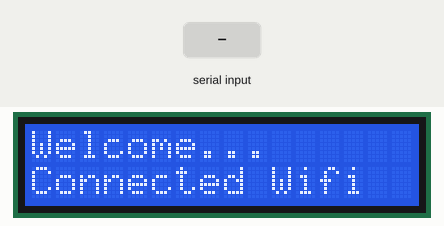
Recording of a sketch running on a simulated ESP8266 (NodeMCU). Parts: 16×2 character LCD. Inputs (shaded band) come from the test bench. WiFi joins after 1.5 s; servers stay silent unless stated; uploads are accepted with an empty reply; what the sketch prints to the serial monitor is not drawn.

Above: at 6.0 s.
6.1 s: "90,45,200\n" received over the second serial link
At 7.6 s:
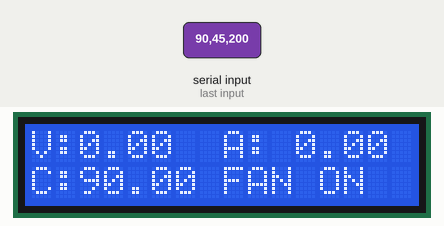
8.7 s: "3\n" received over the second serial link
At 10.5 s:
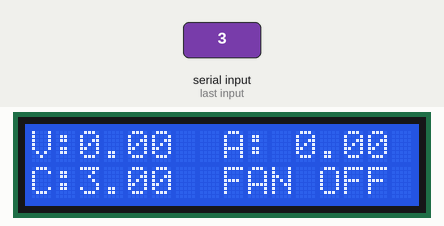
11.3 s: "90,45\n" received over the second serial link
At 12.2 s:
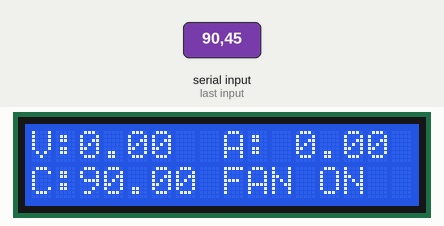
Timing chart, 0 to 14.3 s (numbered marks = the images above; inputs shaded):
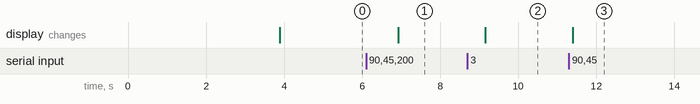

The sketch:

mcu1.ino
```cpp
#define BLYNK_TEMPLATE_ID "TMPL6IOqF_tDR"
#define BLYNK_TEMPLATE_NAME "Test"
#define BLYNK_AUTH_TOKEN "ZV91ESQgZblFTHYOb12t787cP2J24gUm"
#include <BlynkSimpleEsp8266.h>

//untuk http
#include <ESP8266WiFi.h>
#include <WiFiClient.h>
#include <ESP8266WebServer.h>
#include <ESP8266HTTPClient.h>
WiFiClient client;

#include<SoftwareSerial.h>
#include <Wire.h>
#include <LiquidCrystal_I2C.h>

LiquidCrystal_I2C lcd(0x27, 16, 2);
SoftwareSerial dataSerial(12, 13); //(TX, RX);

char ssid[] = "0000";
char pass[] = "tadiganti";
char auth[] = BLYNK_AUTH_TOKEN;
const char *host = "192.168.149.233";

unsigned long previousMillis = 0;
const long interval = 2000;

float temp1, voltage1, current1, energy1;
String arrData[4];

void setup() {
  delay(1000);
  WiFi.mode(WIFI_OFF);
  delay(1000);
  WiFi.mode(WIFI_STA);
  Serial.begin(9600);
  dataSerial.begin(9600);
  Blynk.begin(auth, ssid, pass);
  setDisplay();
  WiFi.begin(ssid, pass);
  while(WiFi.status() !=WL_CONNECTED){
    lcd.clear();
    lcd.setCursor(0,0);
    lcd.print("STATUS...");
    lcd.setCursor(0,1);
    lcd.print("Connect Success");
    delay(2000);
  }
}

void loop() {
  unsigned long currentMillis = millis();
  if(currentMillis - previousMillis >= interval){
    previousMillis = currentMillis;

   String data = "";
  while(dataSerial.available()>0){
    data += char(dataSerial.read());
  }

  data.trim();

  if(data != ""){
    int index = 0;
    for(int i=0; i<= data.length(); i++){
      char delimiter = '#';
      if(data[i] != delimiter){
        arrData[index] += data[i];
      }
      else{
        index++;
      }
    }

    if(index == 3){
      Serial.println("Temperature    : " + arrData[0] + "C");
      Serial.println("DC Voltage     : " + arrData[1] + "V");
      Serial.println("DC Current     : " + arrData[2] + "A");
      Serial.println("Total Energy   : " + arrData[3] + "Watt");
      Serial.println();
    }

    temp1      = arrData[0].toFloat();
    voltage1   = arrData[1].toFloat();
    current1   = arrData[2].toFloat();
    energy1    = arrData[3].toFloat();

    arrData[0] = "";
    arrData[1] = "";
    arrData[2] = "";
    arrData[3] = "";

    Blynk.run();
    Blynk.virtualWrite(V0, voltage1);
    Blynk.virtualWrite(V1, current1);
    Blynk.virtualWrite(V2, energy1);
    Blynk.virtualWrite(V5, temp1);

    lcd.clear();
    lcd.setCursor(0,0);
    lcd.print("V:");
    lcd.setCursor(2,0);
    lcd.print(voltage1);
    lcd.setCursor(8,0);
    lcd.print("A:");
    lcd.setCursor(11,0);
    lcd.print(current1);
    lcd.setCursor(0,1);
    lcd.print("C:");
    lcd.setCursor(2,1);
    lcd.print(temp1);
    if(temp1 > 25){
      lcd.setCursor(8,1);
      lcd.print("FAN ON");
    }
    else{
      lcd.setCursor(8,1);
      lcd.print("FAN OFF");
    }

    HTTPClient http;
    String postData, temp2, voltage2, current2, energy2, link;

    temp2 = String(temp1);
    voltage2 = String(voltage1);
    current2 = String(current1);
    energy2 = String(energy1);

    postData = "&status1=" + temp2 + "&status2=" + voltage2 + "&status3=" + current2 + "&status4=" + energy2;
    link = "http://192.168.149.233/solarpanel/postdemo.php";
    http.begin(client, link);
    http.addHeader("Content-Type", "application/x-www-form-urlencoded");

    int httpCode = http.POST(postData);
    String payload = http.getString();

    Serial.println(httpCode);
    Serial.println(payload);
    Serial.println();

    http.end();

    delay(2000);
    }
  dataSerial.println("yes");
  }
}

void setDisplay(){
  lcd.begin();
  lcd.backlight();
  lcd.setCursor(0,0);
  lcd.print("Welcome...");
  lcd.setCursor(0,1);
  lcd.print("Connected Wifi");
  delay(1000);
}
```

Measured:
- after the input at 6.1 s, the display: changes after 0.83 s (image 1)
- after the input at 8.7 s, the display: changes after 0.46 s (image 2)
- after the input at 11.3 s, the display: changes after 0.10 s (image 3)
